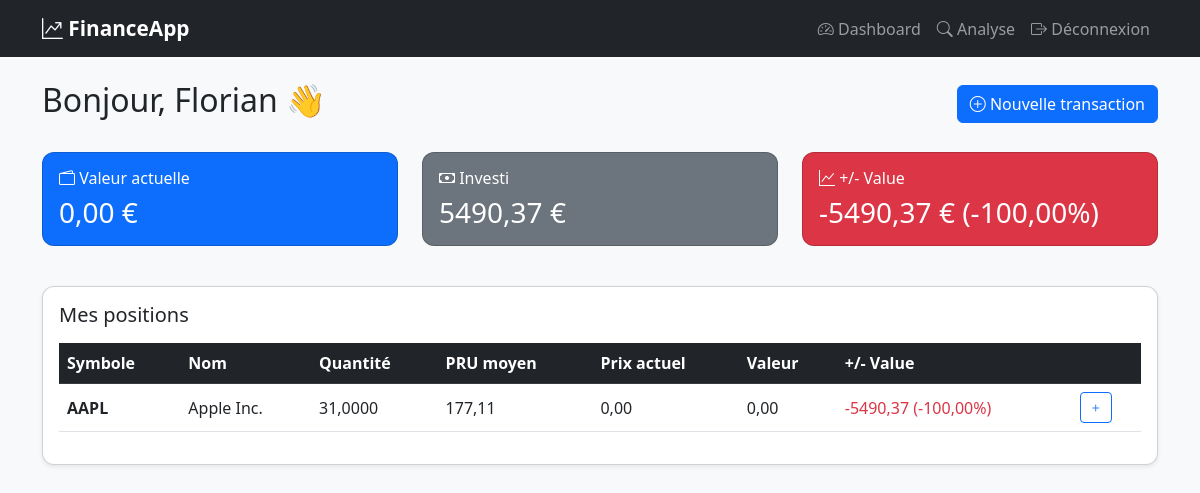
The app's page / (signed in) with its own data.
### portfolio/models.py (models this page shows, shortened)
class Position(models.Model):
    user = models.ForeignKey(User, on_delete=models.CASCADE)
    symbol = models.CharField(max_length=20)
    name = models.CharField(max_length=200)
    currency = models.CharField(max_length=5, default='USD')
    created_at = models.DateTimeField(auto_now_add=True)
    updated_at = models.DateTimeField(auto_now=True)
    class Meta:
        ordering = ['-created_at']
        unique_together = ['user', 'symbol']
    @property
    def total_quantity(self):
        achats = sum(t.quantity for t in self.transactions.filter(transaction_type='BUY'))
        ventes = sum(t.quantity for t in self.transactions.filter(transaction_type='SELL'))
        return float(achats - ventes)
    @property
    def average_price(self):
        achats = self.transactions.filter(transaction_type='BUY')
        total_quantite = sum(float(t.quantity) for t in achats)
        if total_quantite == 0:
            return 0
        total_investi = sum(float(t.quantity) * float(t.price) for t in achats)
        return total_investi / total_quantite
    @property
    def total_invested(self):
        return self.average_price * self.total_quantity

class Transaction(models.Model):
    BUY = 'BUY'
    SELL = 'SELL'
    TRANSACTION_TYPES = [
        (BUY, 'Achat'),
        (SELL, 'Vente'),
    ]
    position = models.ForeignKey(Position, on_delete=models.CASCADE, related_name='transactions')
    transaction_type = models.CharField(max_length=4, choices=TRANSACTION_TYPES, default=BUY)
    quantity = models.DecimalField(max_digits=10, decimal_places=4)
    price = models.DecimalField(max_digits=10, decimal_places=4)
    date = models.DateField(null=True, blank=True)  # Optionnel
    notes = models.TextField(blank=True, null=True)
    created_at = models.DateTimeField(auto_now_add=True)
    class Meta:
        ordering = ['-created_at']

### portfolio/views.py (the view)
# urls.py: path('', views.dashboard_view, name='dashboard'),
@login_required
def dashboard_view(request):
    positions = Position.objects.filter(user=request.user)
    portfolio_data = []
    total_invested = 0
    total_current_value = 0
    if positions:
        symbols = [p.symbol for p in positions]
        quotes = get_multiple_quotes(symbols)
        for position in positions:
            if position.total_quantity <= 0:
                continue
            quote = quotes.get(position.symbol, {})
            current_price = quote.get('price', 0)
            current_value = position.total_quantity * current_price
            invested = position.total_invested
            gain_loss = current_value - invested
            gain_loss_pct = (gain_loss / invested * 100) if invested > 0 else 0
            total_invested += invested
            total_current_value += current_value
            portfolio_data.append({
                'position': position,
                'current_price': current_price,
                'current_value': current_value,
                'gain_loss': gain_loss,
                'gain_loss_pct': gain_loss_pct,
            })
    total_gain_loss = total_current_value - total_invested
    total_gain_loss_pct = (total_gain_loss / total_invested * 100) if total_invested > 0 else 0
    context = {
        'portfolio_data': portfolio_data,
        'total_invested': total_invested,
        'total_current_value': total_current_value,
        'total_gain_loss': total_gain_loss,
        'total_gain_loss_pct': total_gain_loss_pct,
    }
    return render(request, 'portfolio/dashboard.html', context)

### portfolio/fmp_service.py (called while the page is built)
def get_quote(symbol):
    url = f"{BASE_URL}/quote?symbol={symbol}&apikey={API_KEY}"
    try:
        response = requests.get(url, timeout=10)
        data = response.json()
        if data and len(data) > 0:
            return data[0]
        return None
    except Exception as e:
        print(f"Erreur FMP get_quote({symbol}): {e}")
        return None

def get_multiple_quotes(symbols):
    quotes = {}
    for symbol in symbols:
        quote = get_quote(symbol)
        if quote:
            quotes[symbol] = quote
    return quotes

### templates/portfolio/dashboard.html (shortened to what this page needs)
{% extends 'base.html' %}
{% block content %}
<div class="d-flex justify-content-between align-items-center mb-4">
    <h2>Bonjour, {{ user.username }} 👋</h2>
    <a href="{% url 'add_transaction' %}" class="btn btn-primary">
        <i class="bi bi-plus-circle"></i> Nouvelle transaction
    </a>
</div>
<div class="row mb-4">
    <div class="col-md-4">
        <div class="card text-white bg-primary mb-3">
            <div class="card-body">
                <h6 class="card-title"><i class="bi bi-wallet2"></i> Valeur actuelle</h6>
                <h3 class="card-text">{{ total_current_value|floatformat:2 }} €</h3>
            </div>
        </div>
    </div>
    <div class="col-md-4">
        <div class="card text-white bg-secondary mb-3">
            <div class="card-body">
                <h6 class="card-title"><i class="bi bi-cash"></i> Investi</h6>
                <h3 class="card-text">{{ total_invested|floatformat:2 }} €</h3>
            </div>
        </div>
    </div>
    <div class="col-md-4">
        <div class="card text-white {% if total_gain_loss >= 0 %}bg-success{% else %}bg-danger{% endif %} mb-3">
            <div class="card-body">
                <h6 class="card-title"><i class="bi bi-graph-up"></i> +/- Value</h6>
                <h3 class="card-text">
                    {{ total_gain_loss|floatformat:2 }} €
                    ({{ total_gain_loss_pct|floatformat:2 }}%)
                </h3>
            </div>
        </div>
    </div>
</div>
{% if portfolio_data %}
<div class="card shadow-sm">
    <div class="card-body">
        <h5 class="card-title mb-3">Mes positions</h5>
        <div class="table-responsive">
            <table class="table table-hover align-middle">
                <thead class="table-dark">
                    <tr>
                        <th>Symbole</th>
                        <th>Nom</th>
                        <th>Quantité</th>
                        <th>PRU moyen</th>
                        <th>Prix actuel</th>
                        <th>Valeur</th>
                        <th>+/- Value</th>
                        <th></th>
                    </tr>
                </thead>
                <tbody>
                    {% for item in portfolio_data %}
                    <tr style="cursor:pointer"
                        onclick="window.location='{% url 'position_detail' item.position.pk %}'">
                        <td><strong>{{ item.position.symbol }}</strong></td>
                        <td>{{ item.position.name }}</td>
                        <td>{{ item.position.total_quantity|floatformat:4 }}</td>
                        <td>{{ item.position.average_price|floatformat:2 }}</td>
                        <td>{{ item.current_price|floatformat:2 }}</td>
                        <td>{{ item.current_value|floatformat:2 }}</td>
                        <td class="{% if item.gain_loss >= 0 %}text-success{% else %}text-danger{% endif %}">
                            {{ item.gain_loss|floatformat:2 }}
                            ({{ item.gain_loss_pct|floatformat:2 }}%)
                        </td>
                        <td>
                            <a href="{% url 'add_transaction' %}?symbol={{ item.position.symbol }}&name={{ item.position.name }}"
                               class="btn btn-sm btn-outline-primary"
                               onclick="event.stopPropagation()">
                                <i class="bi bi-plus"></i>
                            </a>
                        </td>
                    </tr>
                    {% endfor %}
                </tbody>
            </table>
        </div>
    </div>
</div>
{% else %}
<div class="text-center py-5 text-muted">
    <i class="bi bi-inbox" style="font-size: 3rem;"></i>
    <p class="mt-3">Aucune position pour l'instant.<br>
    <a href="{% url 'add_transaction' %}">Ajoute ta première transaction !</a></p>
</div>
{% endif %}
{% endblock %}

### static/css/style.css (style rules this page uses)
body { background-color: #f8f9fa; }
.card { border-radius: 12px; }

### records on screen
Position: position.symbol "AAPL", position.name "Apple Inc.", position.total_quantity "31,0000", position.average_price "177,11", current_price "0,00", current_value "0,00", gain_loss "-5490,37", gain_loss_pct "-100,00"

### other values on screen
{{ user.username }} "Florian"
{{ total_current_value|floatformat:2 }} "0,00"
{{ total_invested|floatformat:2 }} "5490,37"
{{ total_gain_loss|floatformat:2 }} "-5490,37"
{{ total_gain_loss_pct|floatformat:2 }} "-100,00"
